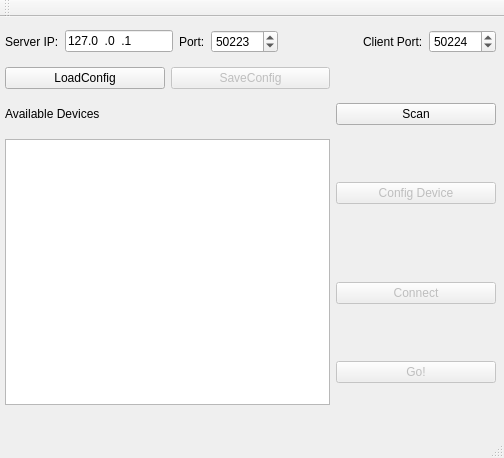
<?xml version="1.0" encoding="UTF-8"?>
<ui version="4.0">
 <class>MainWindow</class>
 <widget class="QMainWindow" name="MainWindow">
  <property name="geometry">
   <rect>
    <x>0</x>
    <y>0</y>
    <width>504</width>
    <height>458</height>
   </rect>
  </property>
  <property name="windowTitle">
   <string>g.NEEDaccess for Labstreaminglayer</string>
  </property>
  <widget class="QWidget" name="centralWidget">
   <widget class="QWidget" name="gridLayoutWidget">
    <property name="geometry">
     <rect>
      <x>0</x>
      <y>0</y>
      <width>501</width>
      <height>404</height>
     </rect>
    </property>
    <layout class="QGridLayout" name="gridLayout">
     <property name="leftMargin">
      <number>5</number>
     </property>
     <property name="topMargin">
      <number>5</number>
     </property>
     <property name="rightMargin">
      <number>5</number>
     </property>
     <property name="bottomMargin">
      <number>5</number>
     </property>
     <property name="horizontalSpacing">
      <number>6</number>
     </property>
     <item row="3" column="0">
      <widget class="QLabel" name="available_label">
       <property name="text">
        <string>Available Devices</string>
       </property>
      </widget>
     </item>
     <item row="6" column="2">
      <widget class="QPushButton" name="goPushButton">
       <property name="enabled">
        <bool>false</bool>
       </property>
       <property name="text">
        <string>Go!</string>
       </property>
      </widget>
     </item>
     <item row="3" column="2">
      <widget class="QPushButton" name="scanPushButton">
       <property name="text">
        <string>Scan</string>
       </property>
      </widget>
     </item>
     <item row="5" column="2">
      <widget class="QPushButton" name="connectPushButton">
       <property name="enabled">
        <bool>false</bool>
       </property>
       <property name="text">
        <string>Connect</string>
       </property>
      </widget>
     </item>
     <item row="2" column="1">
      <widget class="QPushButton" name="saveConfigPushButton">
       <property name="enabled">
        <bool>false</bool>
       </property>
       <property name="text">
        <string>SaveConfig</string>
       </property>
      </widget>
     </item>
     <item row="0" column="0" colspan="3">
      <layout class="QHBoxLayout" name="horizontalLayout">
       <item>
        <widget class="QLabel" name="label_serverip">
         <property name="text">
          <string>Server IP:</string>
         </property>
        </widget>
       </item>
       <item>
        <widget class="QLineEdit" name="lineEdit_serverip">
         <property name="inputMask">
          <string>000.000.000.000</string>
         </property>
         <property name="text">
          <string>127.0.0.1</string>
         </property>
        </widget>
       </item>
       <item>
        <widget class="QLabel" name="label_serverport">
         <property name="text">
          <string>Port:</string>
         </property>
        </widget>
       </item>
       <item>
        <widget class="QSpinBox" name="serverPortSpinBox">
         <property name="maximum">
          <number>999999</number>
         </property>
         <property name="value">
          <number>50223</number>
         </property>
        </widget>
       </item>
       <item>
        <spacer name="horizontalSpacer">
         <property name="orientation">
          <enum>Qt::Horizontal</enum>
         </property>
         <property name="sizeHint" stdset="0">
          <size>
           <width>40</width>
           <height>20</height>
          </size>
         </property>
        </spacer>
       </item>
       <item>
        <widget class="QLabel" name="label_clientport">
         <property name="text">
          <string>Client Port:</string>
         </property>
        </widget>
       </item>
       <item>
        <widget class="QSpinBox" name="clientPortSpinBox">
         <property name="maximum">
          <number>999999</number>
         </property>
         <property name="value">
          <number>50224</number>
         </property>
        </widget>
       </item>
      </layout>
     </item>
     <item row="2" column="0">
      <widget class="QPushButton" name="loadConfigPushButton">
       <property name="enabled">
        <bool>true</bool>
       </property>
       <property name="text">
        <string>LoadConfig</string>
       </property>
      </widget>
     </item>
     <item row="4" column="2">
      <widget class="QPushButton" name="devCfgPushButton">
       <property name="enabled">
        <bool>false</bool>
       </property>
       <property name="text">
        <string>Config Device</string>
       </property>
      </widget>
     </item>
     <item row="4" column="0" rowspan="3" colspan="2">
      <widget class="QListWidget" name="availableListWidget">
       <property name="sizePolicy">
        <sizepolicy hsizetype="Expanding" vsizetype="Expanding">
         <horstretch>0</horstretch>
         <verstretch>0</verstretch>
        </sizepolicy>
       </property>
       <property name="minimumSize">
        <size>
         <width>0</width>
         <height>250</height>
        </size>
       </property>
       <property name="dragDropMode">
        <enum>QAbstractItemView::InternalMove</enum>
       </property>
       <property name="defaultDropAction">
        <enum>Qt::MoveAction</enum>
       </property>
       <property name="selectionMode">
        <enum>QAbstractItemView::ExtendedSelection</enum>
       </property>
      </widget>
     </item>
    </layout>
   </widget>
  </widget>
  <widget class="QMenuBar" name="menuBar">
   <property name="geometry">
    <rect>
     <x>0</x>
     <y>0</y>
     <width>504</width>
     <height>21</height>
    </rect>
   </property>
  </widget>
  <widget class="QToolBar" name="mainToolBar">
   <attribute name="toolBarArea">
    <enum>TopToolBarArea</enum>
   </attribute>
   <attribute name="toolBarBreak">
    <bool>false</bool>
   </attribute>
  </widget>
  <widget class="QStatusBar" name="statusBar"/>
 </widget>
 <layoutdefault spacing="6" margin="11"/>
 <resources/>
 <connections/>
</ui>
